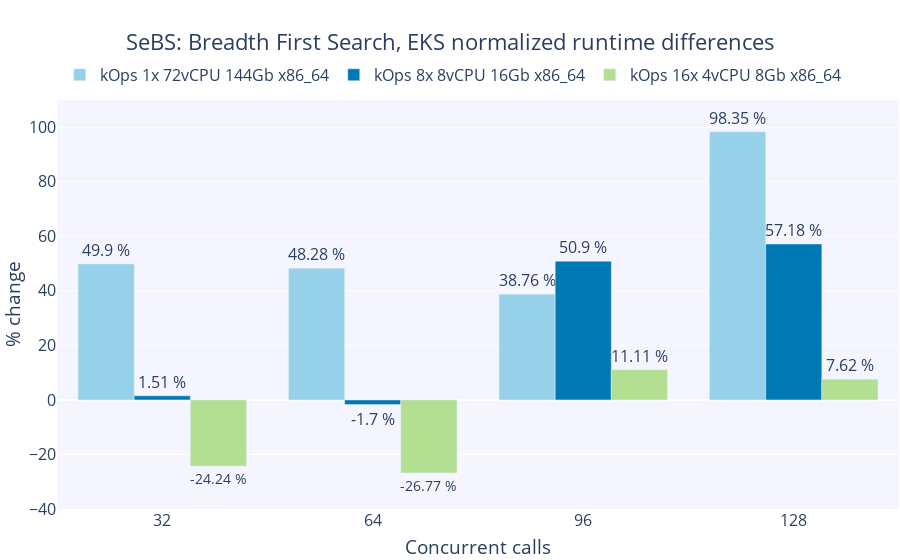

Notebook code cell kept with this figure:
### Code cell
fig = create_figure('SeBS: Breadth First Search, EKS normalized runtime differences', 'Concurrent calls', '% change', concurrent_calls)

for i, k in enumerate(list(clusters.keys())[:-1]):
    y_data=[]
    y_text=[]
    for c in concurrent_calls:
        kops_mean=sebs_df[k]['bfs'][c]['runtime'].mean()
        eks_mean=sebs_df['EKS 8x 8vCPU 16Gb x86_64']['bfs'][c]['runtime'].mean()
        percent_change=(kops_mean - eks_mean) * 100 / eks_mean
        y_data.append(percent_change)
        y_text.append(f'{round(percent_change, 2)} %')
    fig.add_trace(go.Bar(name=k,
                         x=concurrent_calls,
                         y=y_data,
                         marker_color=colorPallet[i],
                         text=y_text,
                         textposition='outside'))
fig.update_layout(yaxis_range=[-40,110])
fig.show()

# Save graph
write_image(fig, 'sebs_bfs_percentage_difference.png')

### Figure 1 — Plotly figure (JSON) as saved in the notebook; plotly's stock layout.template omitted (floating-point values rounded to 4 significant figures)
{"data": [{"marker": {"color": "rgba(151, 209, 233, 255)"}, "name": "kOps 1x 72vCPU 144Gb x86_64", "text": ["49.9 %", "48.28 %", "38.76 %", "98.35 %"], "textposition": "outside", "type": "bar", "x": [32, 64, 96, 128], "y": [49.9, 48.28, 38.76, 98.35]}, {"marker": {"color": "rgba(0, 120, 179, 255)"}, "name": "kOps 8x 8vCPU 16Gb x86_64", "text": ["1.51 %", "-1.7 %", "50.9 %", "57.18 %"], "textposition": "outside", "type": "bar", "x": [32, 64, 96, 128], "y": [1.513, -1.7, 50.9, 57.18]}, {"marker": {"color": "rgba(179, 223, 146, 255)"}, "name": "kOps 16x 4vCPU 8Gb x86_64", "text": ["-24.24 %", "-26.77 %", "11.11 %", "7.62 %"], "textposition": "outside", "type": "bar", "x": [32, 64, 96, 128], "y": [-24.24, -26.77, 11.11, 7.621]}], "layout": {"autosize": true, "font": {"size": 16}, "legend": {"orientation": "h", "x": 0.47, "xanchor": "center", "y": 1.02, "yanchor": "bottom"}, "margin": {"autoexpand": true, "b": 1, "l": 1, "r": 1}, "plot_bgcolor": "rgba(245,245,255,255)", "title": {"text": "SeBS: Breadth First Search, EKS normalized runtime differences", "x": 0.5, "xanchor": "center"}, "xaxis": {"autorange": true, "range": [16, 144], "tickmode": "array", "tickvals": [32, 64, 96, 128], "title": {"text": "Concurrent calls"}, "type": "linear"}, "yaxis": {"range": [-40, 110], "title": {"text": "% change"}, "type": "linear"}}}
